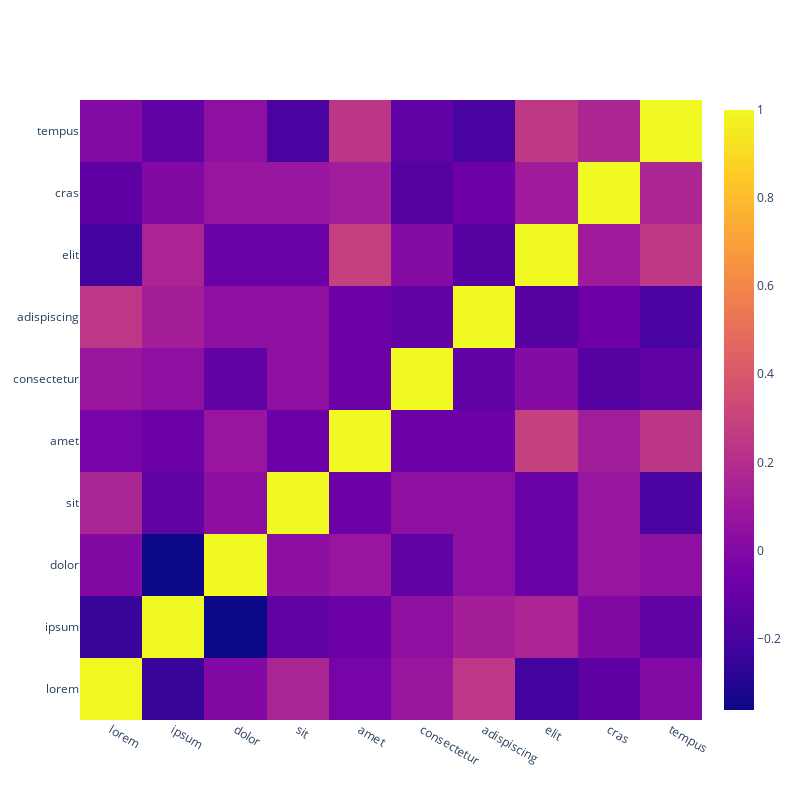

Notebook source saved alongside this figure:
### Code cell
import plotly.graph_objects as go
import plotly.express as px

fig = heatmap(df)
fig.show()

### Figure 1 — Plotly figure (JSON) as saved in the notebook; plotly's stock layout.template omitted (floating-point values rounded to 4 significant figures)
{"data": [{"type": "heatmap", "x": ["lorem", "ipsum", "dolor", "sit", "amet", "consectetur", "adispiscing", "elit", "cras", "tempus"], "y": ["lorem", "ipsum", "dolor", "sit", "amet", "consectetur", "adispiscing", "elit", "cras", "tempus"], "z": [[1, -0.2442, -0.003213, 0.1574, -0.04013, 0.08353, 0.2442, -0.2163, -0.1272, 0.003213], [-0.2442, 1, -0.3622, -0.1218, -0.08006, 0.04167, 0.1218, 0.1557, -0.003213, -0.1186], [-0.003213, -0.3622, 1, 0.03846, 0.08006, -0.1186, 0.04167, -0.0876, 0.07711, 0.04167], [0.1574, -0.1218, 0.03846, 1, -0.08006, 0.04167, 0.04167, -0.0876, 0.07711, -0.1987], [-0.04013, -0.08006, 0.08006, -0.08006, 1, -0.08006, -0.08006, 0.2837, 0.1204, 0.2402], [0.08353, 0.04167, -0.1186, 0.04167, -0.08006, 1, -0.1218, 0.006489, -0.1574, -0.1218], [0.2442, 0.1218, 0.04167, 0.04167, -0.08006, -0.1218, 1, -0.1557, -0.07711, -0.2019], [-0.2163, 0.1557, -0.0876, -0.0876, 0.2837, 0.006489, -0.1557, 1, 0.1089, 0.2498], [-0.1272, -0.003213, 0.07711, 0.07711, 0.1204, -0.1574, -0.07711, 0.1089, 1, 0.1639], [0.003213, -0.1186, 0.04167, -0.1987, 0.2402, -0.1218, -0.2019, 0.2498, 0.1639, 1]]}], "layout": {"height": 800, "width": 800, "xaxis": {"autorange": true, "range": [-0.5, 9.5], "type": "category"}, "yaxis": {"autorange": true, "range": [-0.5, 9.5], "type": "category"}}}
